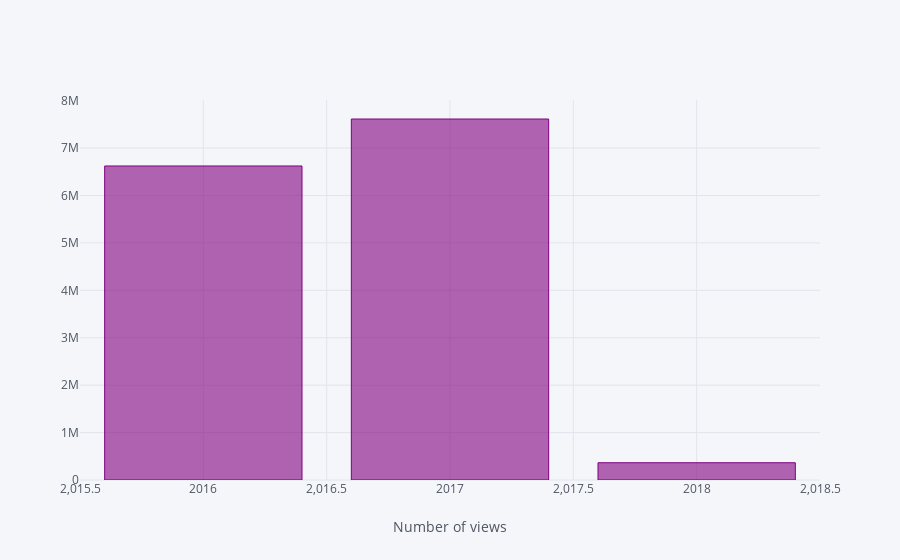

Notebook cell for this chart:
### Code cell
k.iplot(kind='bar',color='purple',xTitle='Number of views')

### Figure 1 — Plotly figure (JSON) as saved in the notebook; plotly's stock layout.template omitted (floating-point values rounded to 4 significant figures)
{"data": [{"marker": {"color": "rgba(128, 0, 128, 0.6)", "line": {"color": "rgba(128, 0, 128, 1.0)", "width": 1}}, "name": "views", "orientation": "v", "text": "", "type": "bar", "uid": "ce9618f8-53af-4f07-be6a-b156403e951a", "x": [2018, 2017, 2016], "y": [364053, 7612620, 6622169]}], "layout": {"legend": {"bgcolor": "#F5F6F9", "font": {"color": "#4D5663"}}, "paper_bgcolor": "#F5F6F9", "plot_bgcolor": "#F5F6F9", "title": {"font": {"color": "#4D5663"}}, "xaxis": {"gridcolor": "#E1E5ED", "showgrid": true, "tickfont": {"color": "#4D5663"}, "title": {"font": {"color": "#4D5663"}, "text": "Number of views"}, "zerolinecolor": "#E1E5ED"}, "yaxis": {"gridcolor": "#E1E5ED", "showgrid": true, "tickfont": {"color": "#4D5663"}, "title": {"font": {"color": "#4D5663"}, "text": ""}, "zerolinecolor": "#E1E5ED"}}}
